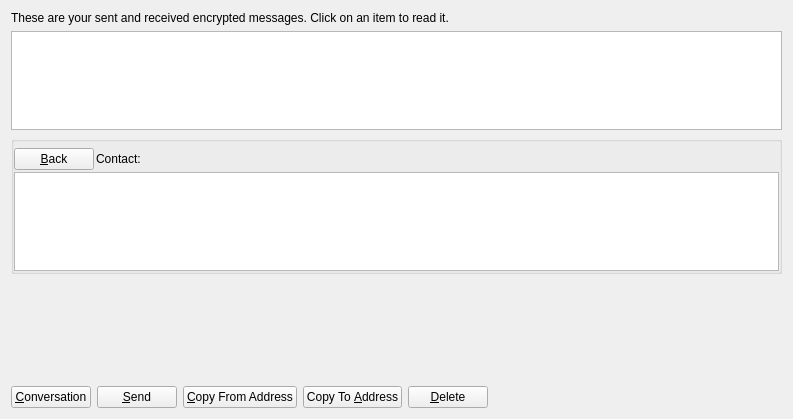
<?xml version="1.0" encoding="UTF-8"?>
<ui version="4.0">
 <class>MessagePage</class>
 <widget class="QWidget" name="MessagePage">
  <property name="geometry">
   <rect>
    <x>0</x>
    <y>0</y>
    <width>793</width>
    <height>419</height>
   </rect>
  </property>
  <property name="windowTitle">
   <string>Address Book</string>
  </property>
  <layout class="QVBoxLayout" name="verticalLayout_2">
   <item>
    <widget class="QLabel" name="labelExplanation">
     <property name="text">
      <string>These are your sent and received encrypted messages. Click on an item to read it.</string>
     </property>
     <property name="textFormat">
      <enum>Qt::PlainText</enum>
     </property>
     <property name="wordWrap">
      <bool>true</bool>
     </property>
    </widget>
   </item>
   <item>
    <widget class="QTableView" name="tableView">
     <property name="contextMenuPolicy">
      <enum>Qt::CustomContextMenu</enum>
     </property>
     <property name="toolTip">
      <string>Click on a message to view it</string>
     </property>
     <property name="tabKeyNavigation">
      <bool>false</bool>
     </property>
     <property name="alternatingRowColors">
      <bool>true</bool>
     </property>
     <property name="selectionMode">
      <enum>QAbstractItemView::SingleSelection</enum>
     </property>
     <property name="selectionBehavior">
      <enum>QAbstractItemView::SelectRows</enum>
     </property>
     <property name="sortingEnabled">
      <bool>true</bool>
     </property>
     <attribute name="verticalHeaderVisible">
      <bool>false</bool>
     </attribute>
    </widget>
   </item>
   <item>
    <layout class="QVBoxLayout" name="verticalLayout">
     <item>
      <widget class="QGroupBox" name="messageDetails">
       <property name="title">
        <string/>
       </property>
       <layout class="QVBoxLayout" name="verticalLayout_4">
        <property name="spacing">
         <number>2</number>
        </property>
        <property name="leftMargin">
         <number>0</number>
        </property>
        <property name="topMargin">
         <number>6</number>
        </property>
        <property name="rightMargin">
         <number>0</number>
        </property>
        <property name="bottomMargin">
         <number>0</number>
        </property>
        <item>
         <layout class="QHBoxLayout" name="horizontalLayout_3">
          <item>
           <widget class="QPushButton" name="backButton">
            <property name="text">
             <string>&amp;Back</string>
            </property>
            <property name="icon">
             <iconset resource="../bitcoin.qrc">
              <normaloff>:/icons/quit</normaloff>:/icons/quit</iconset>
            </property>
           </widget>
          </item>
          <item>
           <widget class="QLabel" name="labelContact">
            <property name="text">
             <string>Contact:</string>
            </property>
           </widget>
          </item>
          <item>
           <widget class="QLabel" name="contactLabel">
            <property name="text">
             <string/>
            </property>
           </widget>
          </item>
          <item>
           <spacer name="horizontalSpacer_3">
            <property name="orientation">
             <enum>Qt::Horizontal</enum>
            </property>
            <property name="sizeHint" stdset="0">
             <size>
              <width>40</width>
              <height>20</height>
             </size>
            </property>
           </spacer>
          </item>
         </layout>
        </item>
        <item>
         <widget class="QListView" name="listConversation">
          <property name="styleSheet">
           <string notr="true">#listConversation { color: #000000; }</string>
          </property>
         </widget>
        </item>
        <item>
         <layout class="QVBoxLayout" name="verticalLayout_3"/>
        </item>
       </layout>
      </widget>
     </item>
     <item>
      <widget class="MRichTextEdit" name="messageEdit" native="true">
       <property name="minimumSize">
        <size>
         <width>0</width>
         <height>100</height>
        </size>
       </property>
      </widget>
     </item>
     <item>
      <layout class="QHBoxLayout" name="horizontalLayout">
       <item>
        <widget class="QPushButton" name="newButton">
         <property name="text">
          <string>&amp;Conversation</string>
         </property>
         <property name="icon">
          <iconset resource="../bitcoin.qrc">
           <normaloff>:/icons/add</normaloff>:/icons/add</iconset>
         </property>
        </widget>
       </item>
       <item>
        <widget class="QPushButton" name="sendButton">
         <property name="toolTip">
          <string>Sign a message to prove you own a Escrow address</string>
         </property>
         <property name="text">
          <string>&amp;Send</string>
         </property>
         <property name="icon">
          <iconset resource="../bitcoin.qrc">
           <normaloff>:/icons/send</normaloff>:/icons/send</iconset>
         </property>
        </widget>
       </item>
       <item>
        <widget class="QPushButton" name="copyFromAddressButton">
         <property name="toolTip">
          <string>Copy the currently selected address to the system clipboard</string>
         </property>
         <property name="text">
          <string>&amp;Copy From Address</string>
         </property>
         <property name="icon">
          <iconset resource="../bitcoin.qrc">
           <normaloff>:/icons/editcopy</normaloff>:/icons/editcopy</iconset>
         </property>
        </widget>
       </item>
       <item>
        <widget class="QPushButton" name="copyToAddressButton">
         <property name="toolTip">
          <string>Copy the currently selected address to the system clipboard</string>
         </property>
         <property name="text">
          <string>Copy To &amp;Address</string>
         </property>
         <property name="icon">
          <iconset resource="../bitcoin.qrc">
           <normaloff>:/icons/editcopy</normaloff>:/icons/editcopy</iconset>
         </property>
        </widget>
       </item>
       <item>
        <widget class="QPushButton" name="deleteButton">
         <property name="toolTip">
          <string>Delete the currently selected address from the list</string>
         </property>
         <property name="text">
          <string>&amp;Delete</string>
         </property>
         <property name="icon">
          <iconset resource="../bitcoin.qrc">
           <normaloff>:/icons/remove</normaloff>:/icons/remove</iconset>
         </property>
        </widget>
       </item>
       <item>
        <spacer name="horizontalSpacer">
         <property name="orientation">
          <enum>Qt::Horizontal</enum>
         </property>
         <property name="sizeHint" stdset="0">
          <size>
           <width>40</width>
           <height>20</height>
          </size>
         </property>
        </spacer>
       </item>
      </layout>
     </item>
    </layout>
   </item>
  </layout>
 </widget>
 <customwidgets>
  <customwidget>
   <class>MRichTextEdit</class>
   <extends>QWidget</extends>
   <header>mrichtextedit.h</header>
   <container>1</container>
  </customwidget>
 </customwidgets>
 <resources>
  <include location="../bitcoin.qrc"/>
 </resources>
 <connections/>
</ui>
